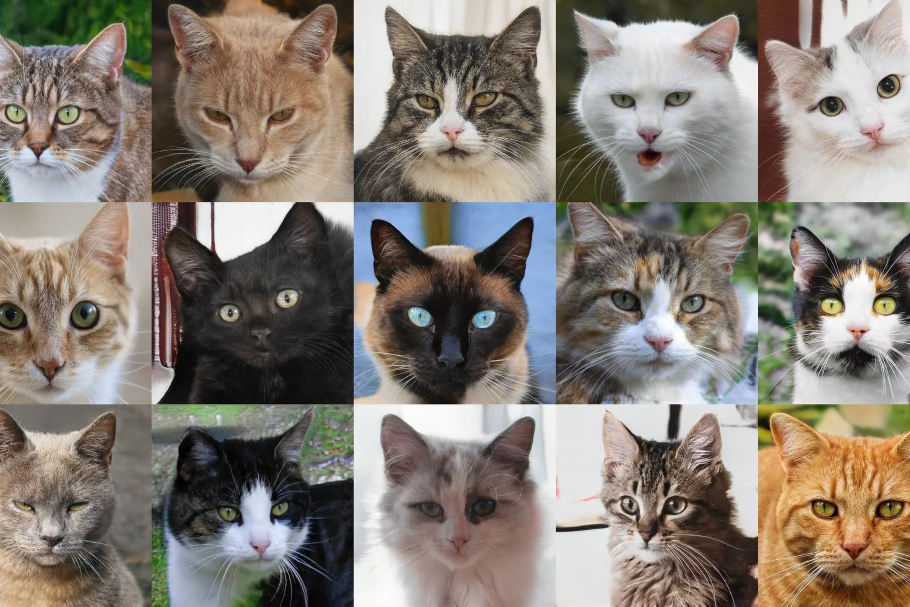
#> input picture Sprint #4 - Images and Classification/images/cats.jpg, 1820 x 1213 px (shown at 1/2 size)
$ python '2025-11-19 Intro to Arrays and Images.py'
#> lines starting #> are read from the running program, lines starting #| are printed output that depends on the picture
#!/usr/bin/env python
# coding: utf-8

# In[1]:


from pylab import *


# In[3]:


im=imread('images/cats.jpg')
#> im is the input picture: shape (1213, 1820, 3); mean R, G, B 133.9, 125.8, 116.6


# In[4]:


imshow(im)


# In[5]:


im.shape


# In[6]:


arr=(rand(10)*100).round()
arr


# In[7]:


arr.shape


# In[8]:


arr[3]


# In[9]:


arr[3:7]


# In[10]:


arr[7:10]


# In[11]:


arr=(rand(4,10)*100).round()
arr


# In[14]:


arr[1,:]


# In[15]:


arr[1,3:]


# In[16]:


arr[0:2,3:]


# # go back to cats

# In[17]:


imshow(im)


# In[18]:


im.shape


# In[24]:


figure(figsize=(12,8))
subplot(1,3,1)
imshow(im[:,:,0],cmap=cm.gray)

subplot(1,3,2)
imshow(im[:,:,1],cmap=cm.gray)

subplot(1,3,3)
imshow(im[:,:,2],cmap=cm.gray)


# In[25]:


imshow(im)


# In[26]:


subimage=im[400:800,710:1100,:]
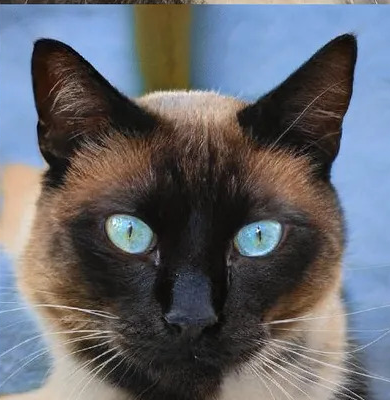
#> subimage: shape (400, 390, 3); mean R, G, B 99.7, 101.5, 107.7
imshow(subimage)


# In[27]:


im=imread('images/cats.jpg')
im.shape


# In[28]:


im=imread('images/cat1.png')
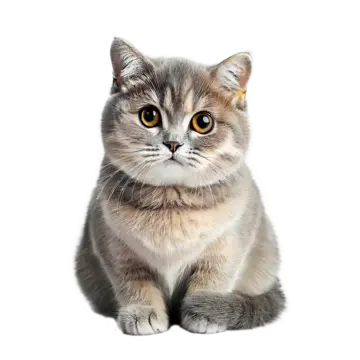
#> input picture Sprint #4 - Images and Classification/images/cat1.png, 360 x 360 px
#> im is the input picture: shape (360, 360, 4) float32; mean R, G, B, A 0.262, 0.247, 0.232, 0.358
im.shape


# In[33]:


labels=['red','green','blue','alpha']
for i in range(4):
    figure()
    imshow(im[:,:,i],cmap=cm.gray)
    title(labels[i])
    colorbar()


# In[ ]:
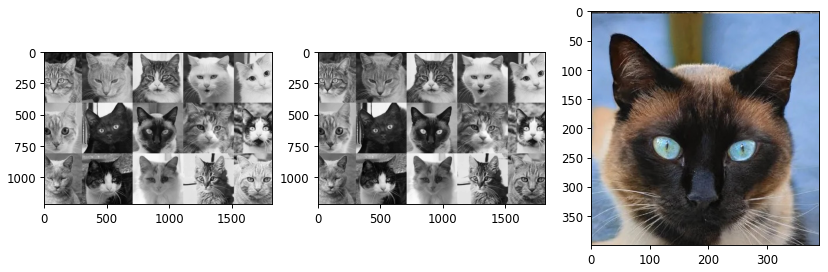
#> figure drawn by matplotlib, 3 panels
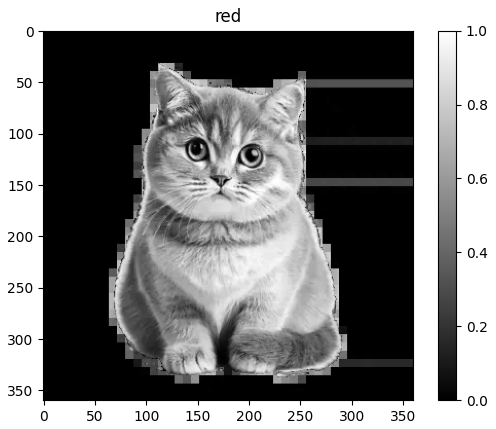
#> figure drawn by matplotlib, 2 panels
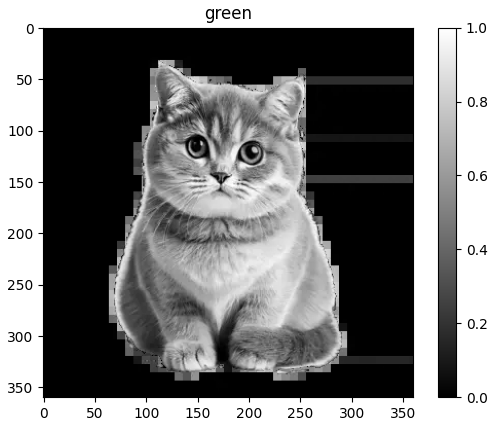
#> figure drawn by matplotlib, 2 panels
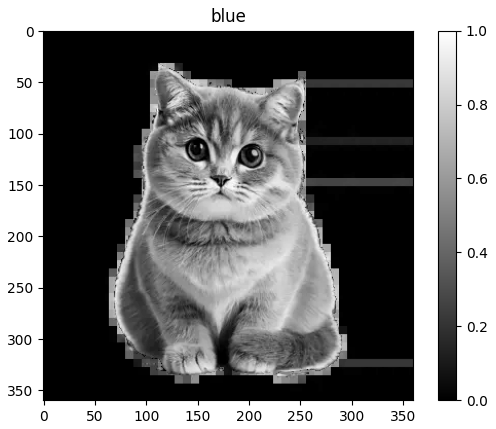
#> figure drawn by matplotlib, 2 panels
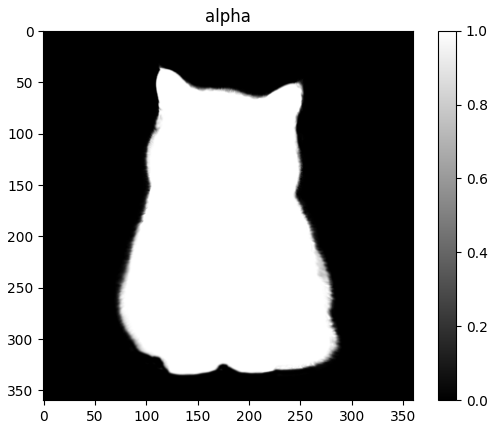
#> figure drawn by matplotlib, 2 panels
